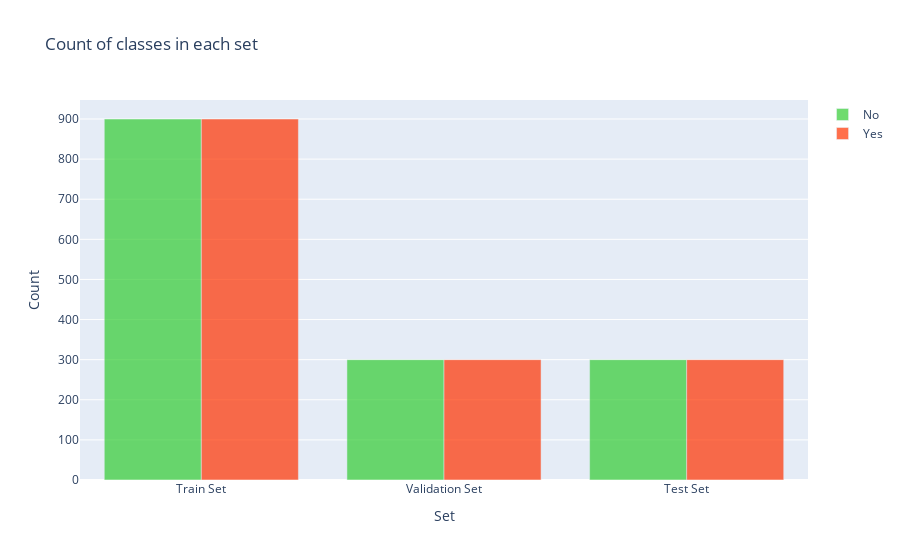

The cell this chart's notebook holds for it:
### Markdown cell above
<h2> Plotting the number of samples in Training, Validation and Test sets </h2>

### Code cell
y = dict()
y[0] = []
y[1] = []
for set_name in (y_train, y_val, y_test):
    y[0].append(np.sum(set_name == 0))
    y[1].append(np.sum(set_name == 1))

trace0 = go.Bar(
    x=['Train Set', 'Validation Set', 'Test Set'],
    y=y[0],
    name='No',
    marker=dict(color='#33cc33'),
    opacity=0.7
)
trace1 = go.Bar(
    x=['Train Set', 'Validation Set', 'Test Set'],
    y=y[1],
    name='Yes',
    marker=dict(color='#ff3300'),
    opacity=0.7
)
data = [trace0, trace1]
layout = go.Layout(
    title='Count of classes in each set',
    xaxis={'title': 'Set'},
    yaxis={'title': 'Count'}
)
fig = go.Figure(data, layout)
iplot(fig)

### Figure 1 — Plotly figure (JSON) as saved in the notebook; plotly's stock layout.template omitted (floating-point values rounded to 4 significant figures)
{"data": [{"marker": {"color": "#33cc33"}, "name": "No", "opacity": 0.7, "type": "bar", "x": ["Train Set", "Validation Set", "Test Set"], "y": [900, 300, 300]}, {"marker": {"color": "#ff3300"}, "name": "Yes", "opacity": 0.7, "type": "bar", "x": ["Train Set", "Validation Set", "Test Set"], "y": [900, 300, 300]}], "layout": {"title": {"text": "Count of classes in each set"}, "xaxis": {"title": {"text": "Set"}}, "yaxis": {"title": {"text": "Count"}}}}
